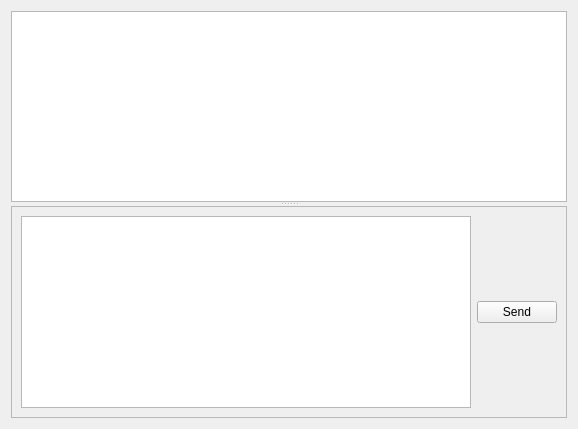
<?xml version="1.0" encoding="UTF-8"?>
<ui version="4.0">
 <class>ContactThread</class>
 <widget class="QWidget" name="ContactThread">
  <property name="geometry">
   <rect>
    <x>0</x>
    <y>0</y>
    <width>578</width>
    <height>429</height>
   </rect>
  </property>
  <property name="windowTitle">
   <string>Form</string>
  </property>
  <layout class="QHBoxLayout" name="horizontalLayout">
   <item>
    <widget class="QSplitter" name="splitter">
     <property name="orientation">
      <enum>Qt::Vertical</enum>
     </property>
     <widget class="QScrollArea" name="scrollArea">
      <property name="sizePolicy">
       <sizepolicy hsizetype="Expanding" vsizetype="Expanding">
        <horstretch>0</horstretch>
        <verstretch>1</verstretch>
       </sizepolicy>
      </property>
      <property name="styleSheet">
       <string notr="true"/>
      </property>
      <property name="horizontalScrollBarPolicy">
       <enum>Qt::ScrollBarAsNeeded</enum>
      </property>
      <property name="widgetResizable">
       <bool>true</bool>
      </property>
      <property name="alignment">
       <set>Qt::AlignBottom|Qt::AlignLeading|Qt::AlignLeft</set>
      </property>
      <widget class="QWidget" name="scrollAreaContent">
       <property name="geometry">
        <rect>
         <x>0</x>
         <y>0</y>
         <width>556</width>
         <height>187</height>
        </rect>
       </property>
       <property name="styleSheet">
        <string notr="true">QWidget#scrollAreaContent {
	background-color: rgb(255, 255, 255);
}</string>
       </property>
       <layout class="QVBoxLayout" name="verticalLayout_2"/>
      </widget>
     </widget>
     <widget class="QFrame" name="frame">
      <property name="frameShape">
       <enum>QFrame::StyledPanel</enum>
      </property>
      <property name="frameShadow">
       <enum>QFrame::Raised</enum>
      </property>
      <layout class="QHBoxLayout" name="horizontalLayout_2">
       <item>
        <widget class="QTextEdit" name="textEdit"/>
       </item>
       <item>
        <widget class="QPushButton" name="sendButton">
         <property name="text">
          <string>Send</string>
         </property>
        </widget>
       </item>
      </layout>
     </widget>
    </widget>
   </item>
  </layout>
 </widget>
 <resources/>
 <connections/>
</ui>
